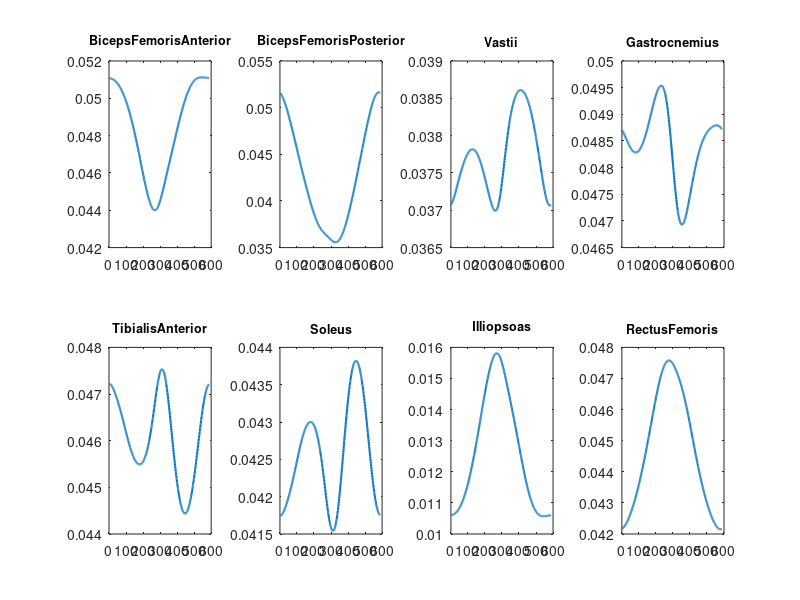

The MATLAB source for this figure: (Note: this script raises an error after producing the figure.)
function Plot_muscle()
% Plot muscle length and velocity during walking
load('muscle.mat')

Plot_all = 0; % if Plot_all = 1 plot all muscle together, otherwise plot seperately.

num = length(muscle_name);
for i = 1:num
    muscle_name{i} = strrep(muscle_name{i},'LH_','');
end
Legend = cell(muscle_name);

%% plot muscle length
figure(1)
if Plot_all ==1
    for i = 1:num
        plot(muscle_length{i},'Linewidth',1.5)
        Legend{i} = muscle_name{i};
        hold on 
    end
    title('Muscle Length during walking')
    set(gcf,'Position',[50 100 700 500])
    legend(Legend,'FontSize',8,'Position',[0.5 0.4 0 0])    %In case you want show the legend
else
    for i = 1:num
        subplot(2,num/2,i)
        plot(muscle_length{i},'Linewidth',1.5)
        title(muscle_name{i},'FontSize',9)
    end
    set(gcf,'Position',[200 100 1200 500])
    suptitle('Muscle Length during walking')
end

%% plot muscle velocity
figure(2)
if Plot_all ==1
    for i = 1:num
        plot(muscle_velocity{i},'Linewidth',1.5)
        Legend{i} = muscle_name{i};
        hold on 
    end
    title('Muscle Velocity during walking')
    set(gcf,'Position',[800 100 700 500])
    legend(Legend,'FontSize',8,'Position',[0.77 0.25 0 0])    %In case you want show the legend
else
    for i = 1:num
        subplot(2,num/2,i)
        plot(muscle_velocity{i},'Linewidth',1.5)
        title(muscle_name{i},'FontSize',9)
    end
    set(gcf,'Position',[200 100 1200 500])
    suptitle('Muscle velocity during walking')
end

end